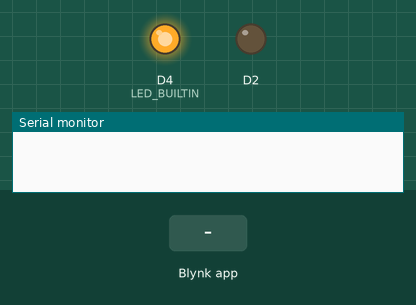
Simulated run of this sketch. Board: ESP8266 (Wemos D1 mini). Shown: output pins drawn as LEDs (lit = HIGH, except the on-board LED, lit = LOW), the last lines printed to the serial monitor. The inputs (shaded band) are chosen by the test bench. WiFi joins after 1.5 s; servers stay silent unless stated.

Above: at 3.3 s.
3.4 s: Blynk app writes 1 to V1
At 4.0 s:
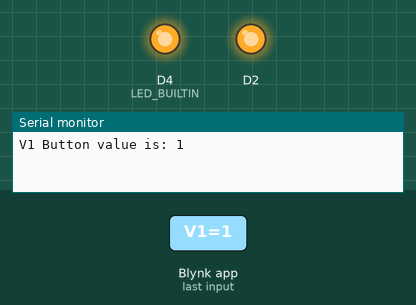
At 5.9 s:
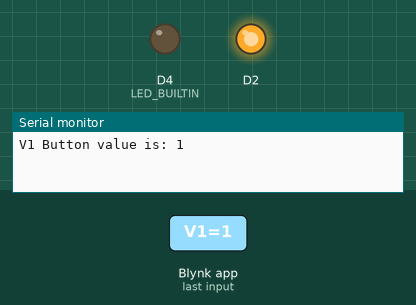
6.4 s: Blynk app writes 0 to V1
At 7.4 s:
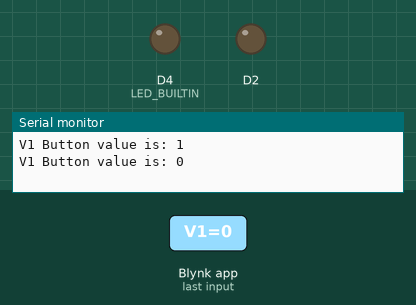
Timing chart, 0 to 18.4 s (numbered marks = the images above; inputs shaded):
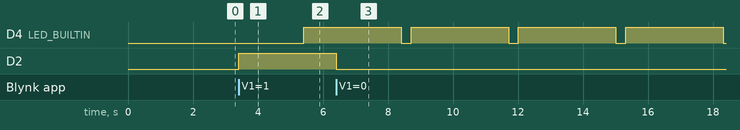

The sketch:

plant.ino
```cpp
#define BLYNK_PRINT Serial
#include <ESP8266WiFi.h>
#include <ArduinoOTA.h>
#include <BlynkSimpleEsp8266.h>

char auth[] = "token buraya";

char ssid[] = "wifi-adı";
char pass[] = "wifi-sifresi";
BlynkTimer timer;

const int sensor_pin = A0;
float moisture_percentage;

int LowLimit, HighLimit;
unsigned long time_now = 0;
unsigned long period = 10000; //10sn
bool moistureLow = false;

BLYNK_WRITE(V1)
{
  int pinValue = param.asInt();         // assigning incoming value from pin V1 to a variable
  if (pinValue == 1) {                        // If value is 1 run this command
    digitalWrite(D2, HIGH);              //D4 output from Wemos D1 mini
  }
  else {                                           // If value is 0 run this command
    digitalWrite(D2, LOW);
  }
  Serial.print("V1 Button value is: ");
  Serial.println(pinValue);
}

void setup()
{
  delay(10);
  Serial.begin(9600);
  pinMode(D2, OUTPUT);
  pinMode(LED_BUILTIN, OUTPUT);
  WiFi.mode(WIFI_STA);
  WiFi.hostname("PLANT");
  Blynk.begin(auth, ssid, pass);
  while (Blynk.connect() == false) {}

  /////////////////////////BLINK LED////////////////////////////
  timer.setInterval(3300L, []() {  // Start 1st Timed Lambda Function - Turn ON LED every 2 seconds (repeating)
    timer.setTimeout(3000L, []() {  // Start 2nd Timed Lambda Function - Turn OFF LED 1 second later (once per loop)
      digitalWrite(LED_BUILTIN, LOW); // Turn ESP On-Board LED ON
    });  // END 2nd Timer Function
    digitalWrite(LED_BUILTIN, HIGH); // Turn ESP On-Board LED OFF
  });
  /////////////////////////BLINK LED////////////////////////////

  //ArduinoOTA.onError([](ota_error_t error) { ESP.restart(); });
  ArduinoOTA.setHostname("PLANT");
  ArduinoOTA.begin();
  timer.setInterval(60000L, sensor);      //(10dk)

}

void loop()
{
  Blynk.run();
  ArduinoOTA.handle();
  timer.run();
  //doit();
}

BLYNK_WRITE(V3) {
  LowLimit = param.asInt();
  Serial.print("LowLimit:");
  Serial.println(LowLimit);
}

BLYNK_WRITE(V4) {
  HighLimit = param.asInt();
  Serial.print("HighLimit:");
  Serial.println(HighLimit);
}

void sensor() {


  moisture_percentage = ( 100.00 - ( (analogRead(sensor_pin) / 1023.00) * 100.00 ) );
  Blynk.virtualWrite(V2, moisture_percentage );
  Serial.print("Soil Moisture(in Percentage) = ");
  Serial.print(moisture_percentage);
  Serial.println("%");

  if (moisture_percentage  < LowLimit) {
    Serial.println("moisture is not enough");


    if (moistureLow == false) {
      Blynk.notify("CEM, BANA SU VER ! ! !");
      moistureLow = true;
    }

    waterON();
    timer.setTimeout(10000L, waterOFF);
  }

  if (moisture_percentage  > HighLimit) {
    moistureLow = false;
    waterOFF();
  }
}


void waterON()
{
  digitalWrite(D2, HIGH);  // Set pin Low
  //timer.setTimeout(10000, waterOFF);
}

void waterOFF()
{
  digitalWrite(D2, LOW);  // Set pin Low
}
```

Measured:
- after the input at 3.4 s, D2: LOW → HIGH at once
- after the input at 6.4 s, D2: HIGH → LOW at once
- by itself, D4 (LED_BUILTIN): alternates HIGH for 3.0 s and LOW for 0.30 s
